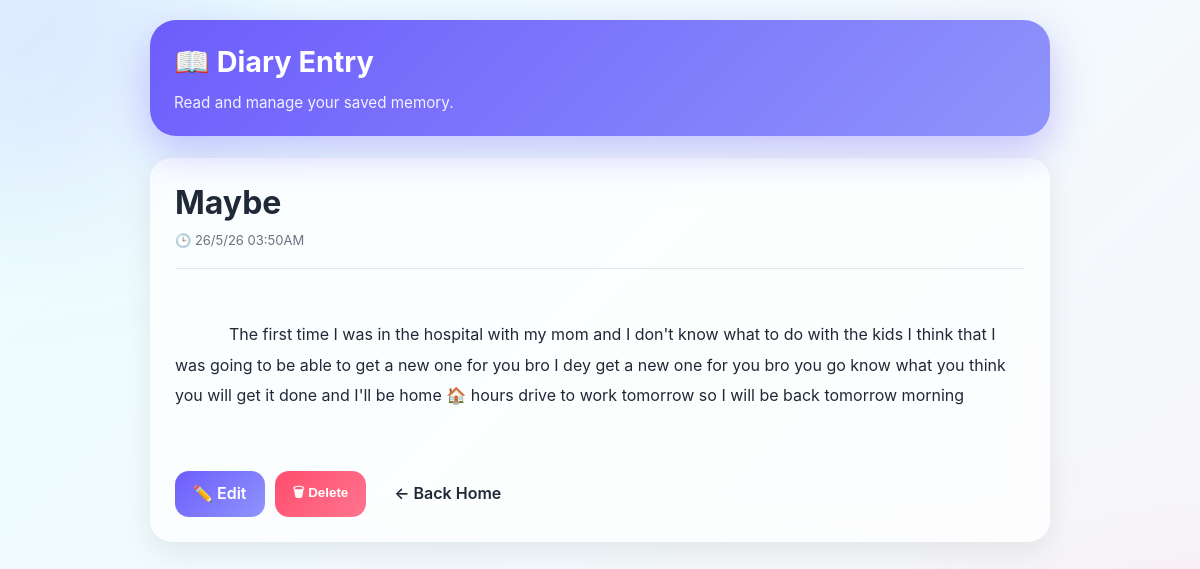
The page /entry/1 (signed in) on the database its author committed.
### main.py (models this page shows)
class Entry(db.Model):
    id = db.Column(db.Integer, primary_key=True)
    user_id = db.Column(db.Integer, db.ForeignKey('user.id'), nullable=False)
    title = db.Column(db.String(200), nullable=False)
    body = db.Column(db.Text, nullable=False)
    date = db.Column(db.String(50), nullable=False)

### main.py (the view)
@app.route('/entry/<int:uid>')
@login_required
def view_entry(uid):
    entry = Entry.query.filter_by(id=uid, user_id=current_user.id).first()
    if not entry:
        return redirect('/')
    return render_template('entry.html', entry=entry)

### main.py (called while the page is built)
@login_manager.user_loader
def load_user(user_id):
    return User.query.get(int(user_id))

### templates/entry.html (shortened to what this page needs)
<!DOCTYPE html>
<html lang="en">
<head>
    <link rel="stylesheet"
          href="{{ url_for('static', filename='style.css') }}">
</head>
<body>
<div class="container">
    <div class="header">
        <h1>📖 Diary Entry</h1>
        <p>Read and manage your saved memory.</p>
    </div>
    <div class="card">
        <h1 style="margin-bottom:10px;">
            {{ entry.title }}
        </h1>
        <p class="date" style="margin-bottom:20px;">
            🕒 {{ entry.date }}
        </p>
        <hr style="
            border:none;
            height:1px;
            background:#e5e7eb;
            margin-bottom:20px;
        ">
        <div style="
            white-space:pre-wrap;
            line-height:1.9;
            font-size:16px;
            word-wrap:break-word;
        ">
            {{ entry.body }}
        </div>
        <div class="actions" style="margin-top:30px;">
            <a href="/edit/{{ entry.id }}"
               class="btn primary">
               ✏️ Edit
            </a>
            <form action="/delete/{{ entry.id }}"
                  method="POST"
                  onsubmit="return confirm('Delete this diary entry?');">
                <button
                    type="submit"
                    class="btn danger">
                    🗑 Delete
                </button>
            </form>
            <a href="/"
               class="btn">
               ← Back Home
            </a>
        </div>
    </div>
</div>
</body>
</html>

### static/style.css (style rules this page uses)
*, *::before, *::after { margin:0; padding:0; box-sizing:border-box; }
:root { --primary:#6d5dfc; --primary-dark:#5145cd; --secondary:#8f94fb; --danger:#ff4d6d; --success:#22c55e; --bg:#f5f7ff; --card:#ffffff; --text:#1f2937; --muted:#6b7280; --shadow: 0 10px 30px rgba(0,0,0,.08); --radius:22px; }
html { scroll-behavior:smooth; }
body { min-height:100vh; font-family: Inter, Arial, sans-serif; color:var(--text); overflow-x:hidden; background: linear-gradient( -45deg, #eef2ff, #f5f7ff, #fdf2f8, #ecfeff); background-size:400% 400%; animation: gradientMove 18s ease infinite; }
body::before { content:""; position:fixed; top:-150px; left:-150px; width:350px; height:350px; border-radius:50%; background: rgba(109,93,252,.12); filter:blur(80px); animation: floatBlob 12s infinite ease-in-out; z-index:-1; }
body::after { content:""; position:fixed; bottom:-150px; right:-150px; width:350px; height:350px; border-radius:50%; background: rgba(255,77,109,.10); filter:blur(90px); animation: floatBlob2 14s infinite ease-in-out; z-index:-1; }
.container { width:94%; max-width:900px; margin:auto; padding:20px 0 100px; }
.card { background: rgba(255,255,255,.72); backdrop-filter: blur(18px); -webkit-backdrop-filter: blur(18px); border: 1px solid rgba(255,255,255,.3); border-radius: var(--radius); box-shadow: var(--shadow); padding:24px; animation: cardEntrance .7s ease; }
.header { position:sticky; top:10px; z-index:50; margin-bottom:22px; border-radius:26px; padding:24px; background: linear-gradient( 135deg, var(--primary), var(--secondary)); color:white; box-shadow: 0 15px 40px rgba(109,93,252,.35); animation: slideDown .8s ease; }
.header h1 { font-size:1.8rem; margin-bottom:14px; }
.header p { opacity:.9; font-size:.95rem; }
.btn { border:none; cursor:pointer; padding:12px 18px; border-radius:14px; font-weight:600; transition:.3s; }
.primary { background: linear-gradient( 135deg, var(--primary), var(--secondary)); color:white; }
.danger { background: linear-gradient( 135deg, #ff4d6d, #ff758f); color:white; }
.date { color:var(--muted); font-size:13px; }
.actions { display:flex; gap:10px; flex-wrap:wrap; margin-top:15px; }
.actions form { display:inline; }
a { text-decoration:none; color:inherit; }

### rows shown on the page
Entry: title "Maybe", date "26/5/26 03:50AM", body "The first time I was in the hospital with my mom and I don't know what to do with the kids I think that I was going to be able to get a new one for you bro I dey get a new one for you bro you go know what you think you will get it done and I'll be home 🏠 hours drive to work tomorrow so I will be back tomorrow morning"
